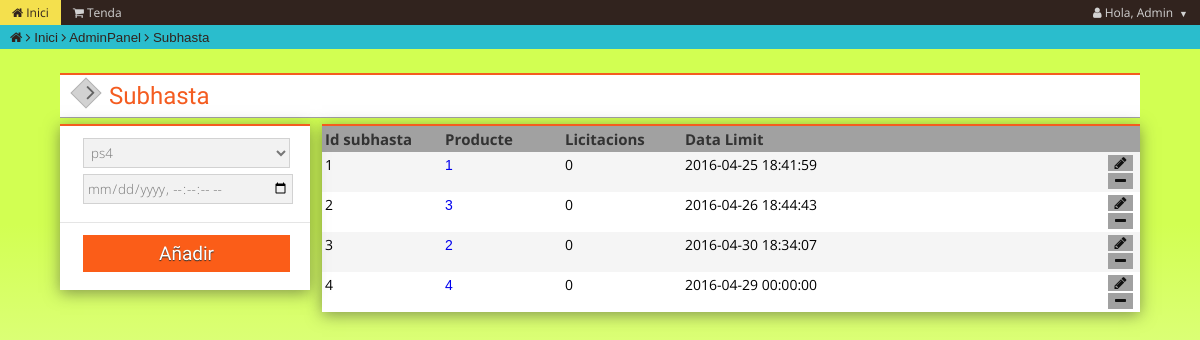
Page /admin/subhasta.php (signed in) on the committed database.
### tables this page shows
CREATE TABLE IF NOT EXISTS `Subhasta` (
  `id_subhasta` int(10) NOT NULL AUTO_INCREMENT,
  `id_producte` int(10) NOT NULL,
  `num_licitacions` int(10) DEFAULT NULL,
  `temps` timestamp NOT NULL DEFAULT CURRENT_TIMESTAMP ON UPDATE CURRENT_TIMESTAMP,
  `completada` int(1) NOT NULL,
  PRIMARY KEY (`id_subhasta`),
  KEY `id_producte` (`id_producte`)
);

### System/Classes/Producte.php (called while the page is built, shortened)
<?php
    class Producte{
        private $id_producte;
        private $nom;
        public function view_all(){
            $db = new connexio();
            $sql = "SELECT * FROM Producte";
            $query = $db->query($sql);
            $rtn = array();
            while($obj = $query->fetch_assoc()){
                $Producte = new Producte($obj["id_producte"],$obj["nom"],$obj["descripcio"],$obj["caracteristiques"],$obj["link_img"],$obj["id_categoria"],$obj["preu_mercat"]);
                array_push($rtn, $Producte);
            }
            return $rtn;
        }
        function __construct(){
            $args = func_get_args();
            $num = func_num_args();
            $f='__construct'. $num;
        }
        function __construct0(){
            $this->id_producte=0;
            $this->nom = "";
        }
        function __construct7($a1, $a2, $a3, $a4, $a5, $a6, $a7){
            $this->id_producte=$a1;
            $this->nom = $a2;
        }
        public function getId_Producte(){
            return $this->id_producte;
        }
        public function getNom(){
            return $this->nom;
        }
    }
?>

### System/Classes/Subhasta.php (called while the page is built, shortened)
<?php
    class Subhasta{
        private $id_subhasta;
        private $id_producte;
        private $num_licitacions;
        private $temps;
        public function view_all(){
            $db = new connexio();
            $sql = "SELECT * FROM Subhasta";
            $query = $db->query($sql);
            $rtn = array();
            while($obj = $query->fetch_assoc()){
                $Subhasta = new Subhasta($obj["id_subhasta"],$obj["id_producte"],$obj["num_licitacions"],$obj["temps"]);
                array_push($rtn, $Subhasta);
            }
            return $rtn;
        }
        function __construct(){
            $args = func_get_args();
            $num = func_num_args();
            $f='__construct'. $num;
        }
        function __construct0(){
            $this->id_subhasta=0;
            $this->id_producte = "";
            $this->num_licitacions = "";
            $this->temps = "";
        }
        function __construct4($a1, $a2, $a3, $a4){
            $this->id_subhasta=$a1;
            $this->id_producte = $a2;
            $this->num_licitacions = $a3;
            $this->temps = $a4;
        }
        public function getId_Subhasta(){
            return $this->id_subhasta;
        }
        public function getId_Producte(){
            return $this->id_producte;
        }
        public function getNum_Licitacions(){
            return $this->num_licitacions;
        }
        public function getTemps(){
            return $this->temps;
        }
    }
?>

### admin/subhasta.php (the view, shortened to what this page needs)
<?php
include "../Public/layouts/menu.php";
?>
<div class="user-box">
    <div class="user-content">
        <div class="user-title"><a href="../admin/"><span class="sb-return"><i class="fa fa-angle-left sb-return-icon"></i></span></a><h3>Subhasta</h3></div>
        <div class="caixa caixa1">
            <form method="POST" name="myForm" action="../System/Protocols/Subhasta_Inserir.php">
                <div class="user-info">
                    <div class="input-1">
                        <?php
                            require_once('../System/Classes/Producte.php');
                            $Producte = new Producte();
                            $rtn = $Producte->view_all();
                            echo '<select class="input" id="cat" value="" type="text" name="producte" autofocus required>';
                            foreach ($rtn as $row) {
                                echo '<option value="'.$row->getId_Producte().'">'.$row->getNom().'</option>';
                            }
                            echo '</select>';
                        ?>
                    </div>
                    <div class="input-1">
                        <input class="input" id="cat" placeholder="time" value="" type="datetime-local" name="time"  step="1" required>
                    </div>
                </div>
                <div style="border:none;" class="user-info" >
                    <div class="input-1">
                        <input id="logbutton" type="submit" value="Añadir">
                    </div>
                </div>
            </form>
        </div>
        <div class="caixa caixa2">
            <ul class="row">
                <li class="cell cellsubid celltop">Id subhasta</li>
                <li class="cell cellproid celltop">Producte</li>
                <li class="cell celllicit celltop">Licitacions</li>
                <li class="cell celldata celltop">Data Limit</li>
                <a class="cell celldel celltop" href="#"><li><strong>&nbsp;</strong></li></a>
                <a class="cell celldel celltop" href="#"><li><strong>&nbsp;</strong></li></a>
            </ul>
            <?php
                require_once('../System/Classes/Subhasta.php');
                $Subhasta = new Subhasta();
                $Subhasta = $Subhasta->view_all();
                $i = 0;
                foreach ($Subhasta as $row) {
                    $id_subasta = $row->getId_Subhasta();
                    $id_producte = $row->getId_Producte();
                    $licitacions = $row->getNum_Licitacions();
                    $temps = $row->getTemps();
                        if ( $i%2 == 0){
                           echo '
                            <ul class="row1">
                                <li class="cell cellsubid">'.$id_subasta.'&nbsp;</li>
                                <li class="cell cellproid"><a href=proDetail.php?idPro='.$id_producte.'>'.$id_producte.'</a>&nbsp;</li>
                                <li class="cell celllicit">'.$licitacions.'&nbsp;</li>
                                <li class="cell celldata">'.$temps.'&nbsp;</li>
                                <a class="cell celldel" href="modSub.php?modSub='.$id_subasta.'"><li><i class="fa fa-pencil" aria-hidden="true"></i></li></a><br>
                                <a class="cell celldel" href="delSub.php?delSub='.$id_subasta.'"><li><i class="fa fa-minus" aria-hidden="true"></i></li></a>
                            </ul>
                            ';
                        }else{
                            echo '
                            <ul class="row2">
                                <li class="cell cellsubid">'.$id_subasta.'&nbsp;</li>
                                <li class="cell cellproid"><a href=proDetail.php?idPro='.$id_producte.'>'.$id_producte.'</a>&nbsp;</li>
                                <li class="cell celllicit">'.$licitacions.'&nbsp;</li>
                                <li class="cell celldata">'.$temps.'&nbsp;</li>
                                <a class="cell celldel" href="modSub.php?modSub='.$id_subasta.'"><li><i class="fa fa-pencil" aria-hidden="true"></i></li></a><br>
                                <a class="cell celldel" href="delSub.php?delSub='.$id_subasta.'"><li><i class="fa fa-minus" aria-hidden="true"></i></li></a>
                            </ul>
                            ';
                        }
                    $i++;
                }
            ?>
        </div>
    </div>
</div>
<?php include "../Public/layouts/footer.php";?>

### Public/css/style.css (style rules this page uses)
body { background-color: #DDF45B; font-family: 'Open Sans', sans-serif; }
form { font-family: 'Open Sans', sans-serif; }
.input { background: #ffffff; height: 30px; padding: 3px; border-radius: 3px; color: #777777; position: relative; outline: none; font-weight: 300; font-family: inherit; margin-bottom: 6px; border: none; }
.input-1, .input-2 { display: -webkit-flex; display: flex; }
.input-1, .input-2 > div { font-family: 'Open Sans', sans-serif; }
.input-1 > .input { width: 100%; margin-left: 3px; }
#logbutton { width: 100%; margin-left: 3px; padding: 7px 20px; font-size: 14px; border-radius: 3px; color: #ffffff; background-color: #09afdf; border: none; outline: none; margin-bottom: 6px; }

### Public/css/menu.css (style rules this page uses)
* { font-family:Arial, Helvetica, sans-serif; list-style:none; text-decoration: none; margin:0; padding:0; }
ul, ol { list-style:none; }

### rows in the picture
subhasta: id_subhasta "1", id_producte "1", num_licitacions "0", temps "2016-04-25 18:41:59"
subhasta: id_subhasta "2", id_producte "3", num_licitacions "0", temps "2016-04-26 18:44:43"
subhasta: id_subhasta "3", id_producte "2", num_licitacions "0", temps "2016-04-30 18:34:07"
subhasta: id_subhasta "4", id_producte "4", num_licitacions "0", temps "2016-04-29 00:00:00"

### other values in the picture
$value['user'] "Admin"
$pan[0] "Inici"
$pan[0] "AdminPanel"
$pan[0] "Subhasta"
form field producte "ps4"
